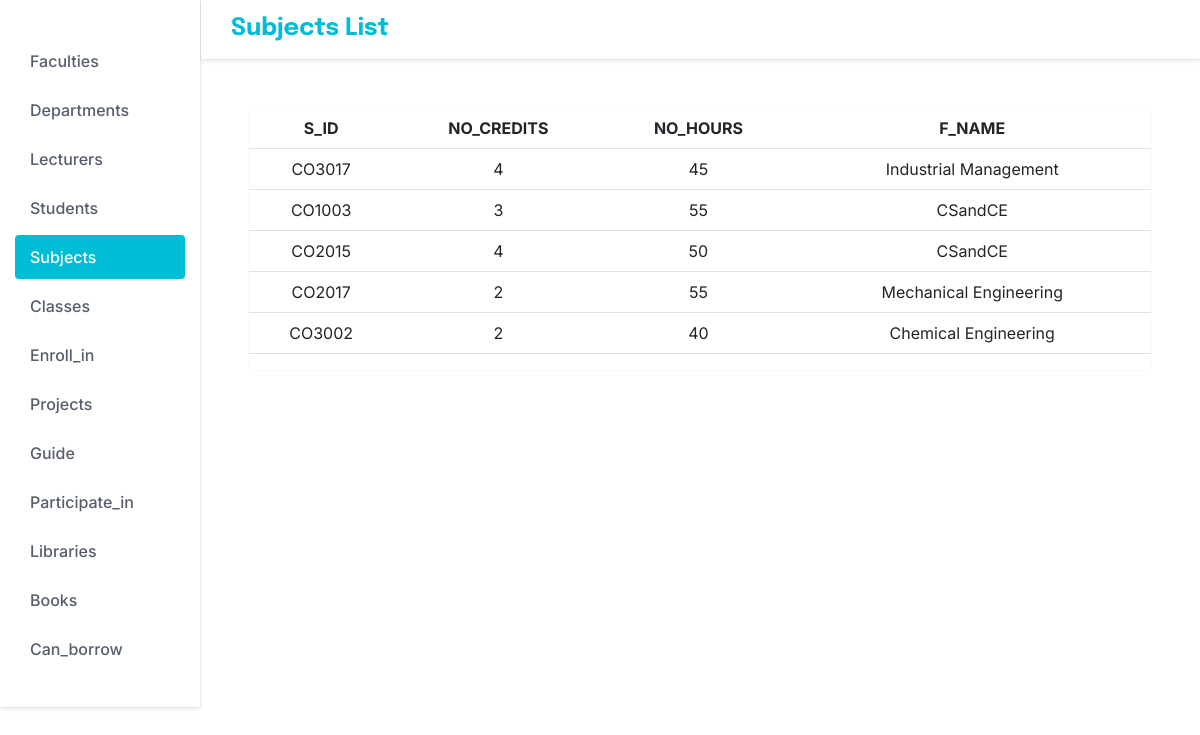
The page /subject on the database its author committed.
### tables this page shows
CREATE TABLE subjects (
        s_ID char(40) not null primary key,
        no_credits integer,
        no_hours integer,
        f_name char(40),
        foreign key (f_name) references faculties (f_name) on delete cascade on update cascade
    );

### app.py (the view)
@app.route("/subject")
def subject():
    results = db.session.query(subjects).all()
    return render_template("subjects.html", results = results)

### templates/subjects.html (shortened to what this page needs)
<!DOCTYPE html>
<html lang="en">
  <head>
    <link
      href="https://cdn.jsdelivr.net/npm/bootstrap@5.2.2/dist/css/bootstrap.min.css"
      rel="stylesheet"
    />
    <link rel="stylesheet" href="/static/styles.css" />
  </head>
  <body>
    <div class="container-fluid m-0 p-0">
      <div class="row m-0">
        <div class="col-2 p-0">
          <nav class="sidenav pt-4">
            <ul class="list-unstyled sidenav-list">
              <li>
                <a href="{{ url_for('faculty')}}">
                  <span>Faculties</span>
                </a>
              </li>
              <li>
                <a href="{{ url_for('department')}}">
                  <span>Departments</span>
                </a>
              </li>
              <li>
                <a href="{{ url_for('lecturer')}}">
                  <span>Lecturers</span>
                </a>
              </li>
              <li>
                <a href="{{ url_for('student')}}">
                  <span>Students</span>
                </a>
              </li>
              <li class="active">
                <a href="{{ url_for('subject')}}">
                  <span>Subjects</span>
                </a>
              </li>
              <li>
                <a href="{{ url_for('def_class')}}">
                  <span>Classes</span>
                </a>
              </li>
              <li>
                <a href="{{ url_for('def_enroll_in')}}">
                  <span>Enroll_in</span>
                </a>
              </li>
              <li>
                <a href="{{ url_for('project')}}">
                  <span>Projects</span>
                </a>
              </li>
              <li>
                <a href="{{ url_for('def_guide')}}">
                  <span>Guide</span>
                </a>
              </li>
              <li>
                <a href="{{ url_for('def_participate_in')}}">
                  <span>Participate_in</span>
                </a>
              </li>
              <li>
                <a href="{{ url_for('library')}}">
                  <span>Libraries</span>
                </a>
              </li>
              <li>
                <a href="{{ url_for('book')}}">
                  <span>Books</span>
                </a>
              </li>
              <li>
                <a href="{{ url_for('def_can_borrow')}}">
                  <span>Can_borrow</span>
                </a>
              </li>
            </ul>
          </nav>
        </div>
        <div class="content col p-0 overflow-hidden">
          <header id="header">
            <h1>Subjects List</h1>
          </header>
          <main>
            <div class="border border-light text-center m-5">
              <table class="table">
                <thead>
                  <tr>
                    <th scope="col">S_ID</th>
                    <th scope="col">NO_CREDITS</th>
                    <th scope="col">NO_HOURS</th>
                    <th scope="col">F_NAME</th>
                  </tr>
                </thead>
                <tbody class="" id="table-mcp">
                  {% for r in results %}
                    <tr>
                      <td> {{ r.s_ID }} </td>
                      <td> {{ r.no_credits }} </td>
                      <td> {{ r.no_hours }} </td>
                      <td> {{ r.f_name }} </td>
                    </tr>
                  {% endfor %}
                </tbody>
              </table>
            </div>
          </main>
        </div>
      </div>
    </div>
  </body>
</html>

### rows shown on the page
subjects: s_ID "CO3017", no_credits "4", no_hours "45", f_name "Industrial Management"
subjects: s_ID "CO1003", no_credits "3", no_hours "55", f_name "CSandCE"
subjects: s_ID "CO2015", no_credits "4", no_hours "50", f_name "CSandCE"
subjects: s_ID "CO2017", no_credits "2", no_hours "55", f_name "Mechanical Engineering"
subjects: s_ID "CO3002", no_credits "2", no_hours "40", f_name "Chemical Engineering"
